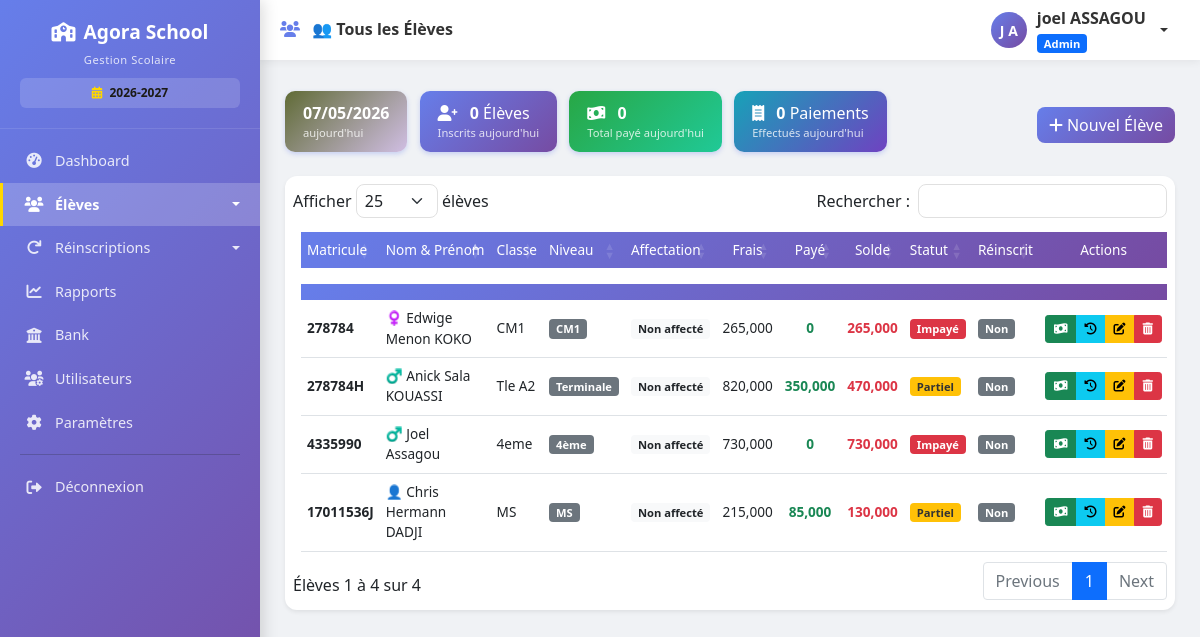
/eleves (signed in), run on an earlier commit of the app's database.
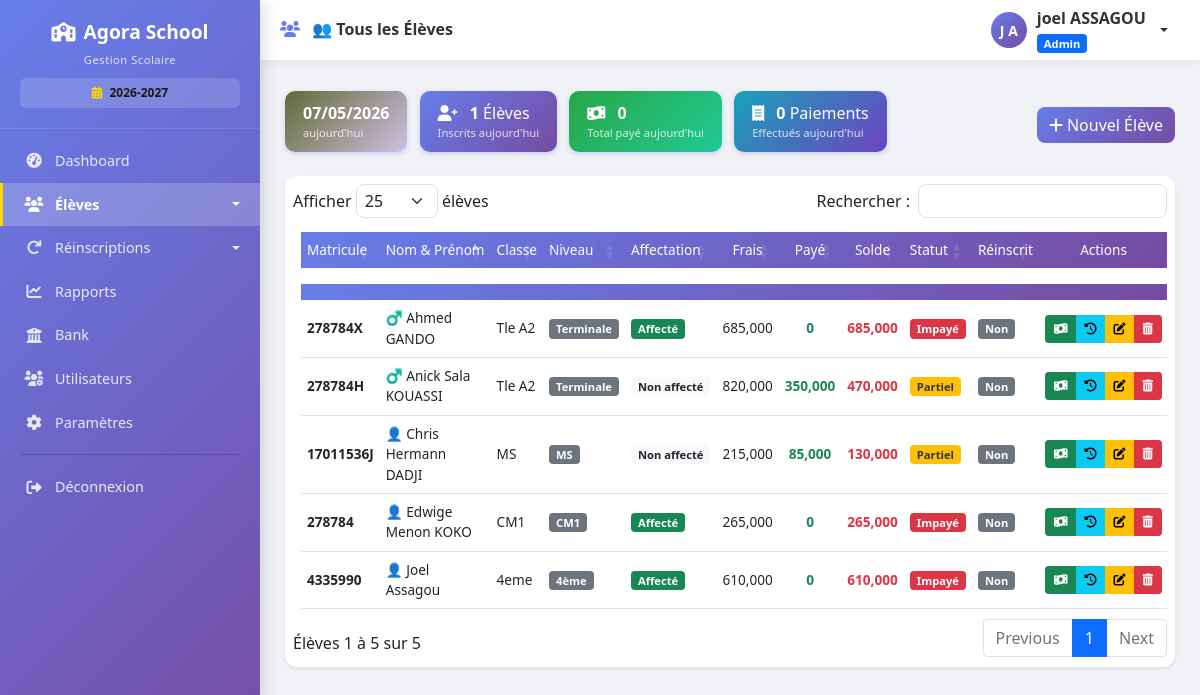
And on a later commit of the database.
### models.py (models this page shows, shortened)
class Eleve(db.Model):
    __tablename__ = 'eleves'
    id = db.Column(db.Integer, primary_key=True)
    nom = db.Column(db.String(100), nullable=False)
    prenom = db.Column(db.String(100), nullable=False)
    classe = db.Column(db.String(50), nullable=False)
    genre = db.Column(db.String(1))
    date_naissance = db.Column(db.Date, nullable=True)
    lieu_naissance = db.Column(db.String(100))
    matricule = db.Column(db.String(50), unique=True, nullable=False)
    nom_parent = db.Column(db.String(200))
    profession_parent = db.Column(db.String(200))
    employeur = db.Column(db.String(200))
    telephone_parent = db.Column(db.String(20))
    adresse = db.Column(db.String(200))
    est_affecte_etat = db.Column(db.Boolean, default=False)
    reference_affectation = db.Column(db.String(100))
    organisme_affectation = db.Column(db.String(100), default='État')
    sous_groupe_id = db.Column(db.Integer, db.ForeignKey('sous_groupes.id'), nullable=True)
    transport_option_id = db.Column(db.Integer, db.ForeignKey('options_transport.id'), nullable=True)
    cantine_option_id = db.Column(db.Integer, db.ForeignKey('options_cantine.id'), nullable=True)
    renforcement_inscrit = db.Column(db.Boolean, default=False)
    frais_tenue = db.Column(db.Float, default=0)
    frais_droit_examen = db.Column(db.Float, default=0)
    frais_scolarite = db.Column(db.Float, default=0)
    montant_paye = db.Column(db.Float, default=0)
    date_inscription = db.Column(db.DateTime, default=datetime.utcnow)
    date_modification = db.Column(db.DateTime, default=datetime.utcnow, onupdate=datetime.utcnow)
    actif = db.Column(db.Boolean, default=True)
    commentaire = db.Column(db.Text)
    annee_scolaire = db.Column(db.String(20), default='2026-2027')
    reinscrit = db.Column(db.Boolean, default=False)
    date_reinscription = db.Column(db.DateTime, nullable=True)
    reinscrit_par = db.Column(db.String(100), nullable=True)
    paiements = db.relationship('Paiement', backref='eleve', lazy=True, cascade='all, delete-orphan')
    @property
    def frais_scolarite_total(self):
        return self.frais_scolarite or 0
    @property
    def solde(self):
        return self.frais_scolarite_total - self.montant_paye
    @property
    def statut_paiement(self):
        if self.solde <= 0:
            return 'Payé'
        elif self.montant_paye > 0:
            return 'Partiel'
        return 'Impayé'
    @property
    def genre_icon(self):
        if self.genre == 'M':
            return '♂️'
        elif self.genre == 'F':
            return '♀️'
        return '👤'

class SousGroupe(db.Model):
    __tablename__ = 'sous_groupes'
    id = db.Column(db.Integer, primary_key=True)
    nom = db.Column(db.String(100), nullable=False)
    code = db.Column(db.String(50), unique=True)
    groupe_id = db.Column(db.Integer, db.ForeignKey('groupes_scolaires.id'), nullable=False)
    ordre = db.Column(db.Integer, default=0)
    description = db.Column(db.String(200))
    actif = db.Column(db.Boolean, default=True)
    date_creation = db.Column(db.DateTime, default=datetime.utcnow)
    eleves = db.relationship('Eleve', backref='sous_groupe', lazy=True)
    tarifs_affectation = db.relationship('TarifFraisAffecte', backref='sous_groupe', lazy=True, cascade='all, delete-orphan')
    tarifs_frais = db.relationship('TarifFrais', backref='sous_groupe', lazy=True, cascade='all, delete-orphan')

### routes.py (the view, shortened to what this page needs)
@app.route('/eleves')
@login_required
def liste_eleves():
    dossier_actif = session.get('dossier_actif')
    groupe_dossier = session.get('groupe_dossier')
    sous_groupe_id = request.args.get('sous_groupe', '')
    classe = request.args.get('classe', '')
    affectation = request.args.get('affectation', '')
    statut = request.args.get('statut', '')
    cycle = request.args.get('cycle', '')
    query = Eleve.query.filter_by(actif=True)
    annee_active = get_annee_active()
    query = query.filter(Eleve.annee_scolaire == annee_active)
    if sous_groupe_id and sous_groupe_id.isdigit():
        query = query.filter(Eleve.sous_groupe_id == int(sous_groupe_id))
    if classe:
        query = query.filter(Eleve.classe.ilike(f'%{classe}%'))
    if affectation == 'affecte':
        query = query.filter_by(est_affecte_etat=True)
    elif affectation == 'non_affecte':
        query = query.filter_by(est_affecte_etat=False)
    if statut == 'paye':
        query = query.filter(Eleve.montant_paye >= Eleve.frais_scolarite)
    elif statut == 'partiel':
        query = query.filter(Eleve.montant_paye > 0, Eleve.montant_paye < Eleve.frais_scolarite)
    elif statut == 'impaye':
        query = query.filter(Eleve.montant_paye == 0)
    eleves = query.order_by(Eleve.nom, Eleve.prenom).all()
    total_eleves = len(eleves)
    total_frais = sum(e.frais_scolarite_total for e in eleves)
    total_paye = sum(e.montant_paye for e in eleves)
    reste_a_payer = total_frais - total_paye
    if dossier_actif and groupe_dossier:
        groupe_temp = GroupeScolaire.query.filter_by(nom=groupe_dossier).first()
        if groupe_temp:
            sg_ids_global = [sg.id for sg in SousGroupe.query.filter_by(groupe_id=groupe_temp.id).all()]
            total_eleves_global = Eleve.query.filter(Eleve.sous_groupe_id.in_(sg_ids_global), Eleve.annee_scolaire == annee_active).count() if sg_ids_global else 0
        else:
            total_eleves_global = 0
    else:
        total_eleves_global = Eleve.query.filter_by(annee_scolaire=annee_active).count()
    total_frais_global = db.session.query(func.sum(Eleve.frais_scolarite)).filter(Eleve.annee_scolaire == annee_active).scalar() or 0
    total_paye_global = db.session.query(func.sum(Eleve.montant_paye)).filter(Eleve.annee_scolaire == annee_active).scalar() or 0
    aujourdhui = date.today()
    date_aujourdhui = aujourdhui.strftime('%d/%m/%Y')
    sous_groupes_ids_stats = []
    if dossier_actif and groupe_dossier:
        groupe_stats = GroupeScolaire.query.filter_by(nom=groupe_dossier).first()
        if groupe_stats:
            tous_sg = SousGroupe.query.filter_by(groupe_id=groupe_stats.id).all()
            sous_groupes_ids_stats = [sg.id for sg in tous_sg]
    if sous_groupes_ids_stats:
        eleves_inscrits_aujourdhui = Eleve.query.filter(
            func.date(Eleve.date_inscription) == aujourdhui,
            Eleve.actif == True,
            Eleve.annee_scolaire == annee_active,
            Eleve.sous_groupe_id.in_(sous_groupes_ids_stats)
        ).count()
    else:
        if not dossier_actif:
            eleves_inscrits_aujourdhui = Eleve.query.filter(
                func.date(Eleve.date_inscription) == aujourdhui,
                Eleve.actif == True,
                Eleve.annee_scolaire == annee_active
            ).count()
        else:
            eleves_inscrits_aujourdhui = 0
    if sous_groupes_ids_stats:
        tous_paiements = Paiement.query.join(Eleve).filter(
            func.date(Paiement.date_paiement) == aujourdhui,
            Paiement.annee_scolaire == annee_active,
            Eleve.actif == True,
            Eleve.sous_groupe_id.in_(sous_groupes_ids_stats)
        ).all()
    else:
        if not dossier_actif:
            tous_paiements = Paiement.query.join(Eleve).filter(
                func.date(Paiement.date_paiement) == aujourdhui,
                Paiement.annee_scolaire == annee_active,
                Eleve.actif == True
            ).all()
        else:
            tous_paiements = []
    paiements_valides = [p for p in tous_paiements if p.montant > 0 and p.statut == 'actif']
    montant_total_paye_aujourdhui = sum(p.montant for p in paiements_valides)
    nombre_paiements_aujourdhui = len(paiements_valides)
    paiements_jour = nombre_paiements_aujourdhui
    montant_jour = montant_total_paye_aujourdhui
    montant_semaine = 0
    montant_mois = 0
    if dossier_actif and groupe_dossier:
        groupes = GroupeScolaire.query.filter_by(nom=groupe_dossier).order_by(GroupeScolaire.ordre).all()
    else:
        groupes = GroupeScolaire.query.order_by(GroupeScolaire.ordre).all()
    if sous_groupe_id and sous_groupe_id.isdigit():
        sg = SousGroupe.query.get(int(sous_groupe_id))
        sous_groupes = SousGroupe.query.filter_by(groupe_id=sg.groupe_id).order_by(SousGroupe.ordre).all() if sg else []
    elif dossier_actif and groupe_dossier:
        groupe_sg = GroupeScolaire.query.filter_by(nom=groupe_dossier).first()
        sous_groupes = SousGroupe.query.filter_by(groupe_id=groupe_sg.id).order_by(SousGroupe.ordre).all() if groupe_sg else []
    else:
        sous_groupes = SousGroupe.query.order_by(SousGroupe.ordre).all()
    classes_query = db.session.query(Eleve.classe).distinct()
    if dossier_actif and groupe_dossier:
        groupe_cl = GroupeScolaire.query.filter_by(nom=groupe_dossier).first()
        if groupe_cl:
            sg_ids_cl = [sg.id for sg in SousGroupe.query.filter_by(groupe_id=groupe_cl.id).all()]
            if sg_ids_cl:
                classes_query = classes_query.filter(Eleve.sous_groupe_id.in_(sg_ids_cl))
    classes = sorted([c[0] for c in classes_query.all() if c[0]])
    show_affectation_filter = (dossier_actif == 'secondaire' or not dossier_actif)
    return render_template('eleves.html',
                         eleves=eleves,
                         groupes=groupes,
                         sous_groupes=sous_groupes,
                         classes=classes,
                         total_eleves=total_eleves,
                         total_frais=total_frais,
                         total_paye=total_paye,
                         reste_a_payer=reste_a_payer,
                         total_eleves_global=total_eleves_global,
                         total_frais_global=total_frais_global,
                         total_paye_global=total_paye_global,
                         sous_groupe_id_active=sous_groupe_id,
                         classe_active=classe,
                         affectation_active=affectation,
                         statut_actif=statut,
                         cycle_actif=cycle,
                         dossier_actif=dossier_actif,
                         groupe_dossier=groupe_dossier,
                         show_affectation_filter=show_affectation_filter,
                         date_aujourdhui=date_aujourdhui,
                         paiements_jour=paiements_jour,
                         montant_jour=montant_jour,
                         montant_semaine=montant_semaine,
                         montant_mois=montant_mois,
                         eleves_inscrits_aujourdhui=eleves_inscrits_aujourdhui,
                         montant_total_paye_aujourdhui=montant_total_paye_aujourdhui,
                         nombre_paiements_aujourdhui=nombre_paiements_aujourdhui)

### templates/eleves.html (shortened to what the changed rows need)
{% extends "base.html" %}
{% block content %}
<div class="container-fluid">
    <div class="row mb-3 mt-3 align-items-center">
        <div class="col-12 col-md-auto mb-2 mb-md-0">
            <div class="stats-badge" style="background: linear-gradient(135deg, #667eea 0%, #764ba2 100%);">
                <i class="fas fa-user-plus"></i>
                <strong id="elevesInscrits">{{ eleves_inscrits_aujourdhui }}</strong> Élèves
                <small>Inscrits aujourd'hui</small>
            </div>
        </div>
    </div>
    <div class="card shadow-sm p-2">
        <div class="card-body p-0">
            <div class="table-responsive">
                <table class="table table-hover mb-0 p-2" id="elevesTable" style="width:100%;">
                    <thead>
                        <tr>
                            <th>Matricule</th>
                            <th>Nom & Prénom</th>
                            <th>Classe</th>
                            <th class="col-niveau">Niveau</th>
                            <th class="col-affectation">Affectation</th>
                            <th class="text-center">Frais</th>
                            <th class="text-center">Payé</th>
                            <th class="text-center">Solde</th>
                            <th>Statut</th>
                            <th>Réinscrit</th>
                            <th class="text-center">Actions</th>
                        </tr>
                    </thead>
                    <tbody>
                        {% for eleve in eleves %}
                        <tr id="row{{ eleve.id }}">
                            <td><span class="fw-bold">{{ eleve.matricule }}</span></td>
                            <td>{{ eleve.genre_icon if eleve.genre else '👤' }} {{ eleve.prenom }} {{ eleve.nom }}</td>
                            <td>{{ eleve.classe }}</td>
                            <td class="col-niveau">{% if eleve.sous_groupe %}<span class="badge bg-secondary">{{ eleve.sous_groupe.nom }}</span>{% else %}-{% endif %}</td>
                            <td class="col-affectation">{% if eleve.est_affecte_etat %}<span class="badge bg-success">Affecté</span>{% else %}<span class="badge bg-light text-dark">Non affecté</span>{% endif %}</td>
                            <td class="text-center">{{ "{:,.0f}".format(eleve.frais_scolarite_total) }}</td>
                            <td class="text-center text-success fw-bold" id="paye{{ eleve.id }}">{{ "{:,.0f}".format(eleve.montant_paye) }}</td>
                            <td class="text-center fw-bold" id="solde{{ eleve.id }}" style="color: {% if eleve.solde > 0 %}#dc3545{% else %}#28a745{% endif %};">{{ "{:,.0f}".format(eleve.solde) }}</td>
                            <td>
                                {% if eleve.statut_paiement == 'Payé' %}
                                    <span class="badge badge-paye" id="statut{{ eleve.id }}">Payé</span>
                                {% elif eleve.statut_paiement == 'Partiel' %}
                                    <span class="badge badge-partiel" id="statut{{ eleve.id }}">Partiel</span>
                                {% else %}
                                    <span class="badge badge-impaye" id="statut{{ eleve.id }}">Impayé</span>
                                {% endif %}
                            </td>
                            <td>
                                {% if eleve.reinscrit %}
                                    <span class="badge bg-success" title="Réinscrit le {{ eleve.date_reinscription.strftime('%d/%m/%Y') if eleve.date_reinscription else '-' }}">
                                        ✅ {{ eleve.annee_scolaire }}
                                    </span>
                                {% else %}
                                    <span class="badge bg-secondary">Non</span>
                                {% endif %}
                            </td>
                            <td class="text-center">
                                <div class="btn-group btn-group-sm">
                                    {% if current_user.role in ['admin', 'comptable'] %}
                                    <button type="button" class="btn btn-success btn-sm btn-paiement"
                                            data-eleve-id="{{ eleve.id }}"
                                            title="Enregistrer un paiement">
                                        <i class="fas fa-money-bill-wave"></i>
                                    </button>
                                    {% endif %}
                                    <button type="button" class="btn btn-info btn-sm" onclick="voirPaiements({{ eleve.id }})" title="Historique">
                                        <i class="fas fa-history"></i>
                                    </button>
                                    {% if current_user.role in ['admin', 'comptable'] %}
                                    <a href="{{ url_for('modifier_eleve', id=eleve.id) }}" class="btn btn-warning btn-sm" title="Modifier"><i class="fas fa-edit"></i></a>
                                    {% endif %}
                                    {% if current_user.role == 'admin' %}
                                    <a href="{{ url_for('supprimer_eleve', id=eleve.id) }}" class="btn btn-danger btn-sm" onclick="return confirm('Supprimer {{ eleve.prenom }} {{ eleve.nom }} ?')" title="Supprimer"><i class="fas fa-trash-alt"></i></a>
                                    {% endif %}
                                </div>
                            </td>
                        </tr>
                        {% endfor %}
                    </tbody>
                </table>
            </div>
        </div>
    </div>
</div>
{% endblock %}

What changed in the data, as far as the page shows it:
changed Eleve "Joel": genre "♂️" → "👤"; frais_scolarite_total "730,000" → "610,000"; solde "730,000" → "610,000"; est_affecte_etat "Non affecté" → "Affecté"
added Eleve: matricule "278784X", genre "♂️", prenom "Ahmed", nom "GANDO", classe "Tle A2", sous_groupe.nom "Terminale", est_affecte_etat "Affecté", frais_scolarite_total "685,000", montant_paye "0", solde "685,000", reinscrit "Non"
changed Eleve "Edwige Menon": genre "♀️" → "👤"; est_affecte_etat "Non affecté" → "Affecté"
Also different on the page:
{{ eleves_inscrits_aujourdhui }}: "0" → "1"
text written by a page script: "Afficher élèves Rechercher : Élèves 1 à 4 sur 4 Previous 1 Next" → "Afficher élèves Rechercher : Élèves 1 à 5 sur 5 Previous 1 Next"
